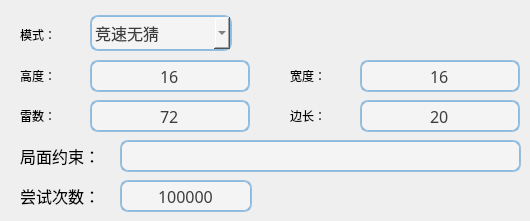
   <widget class="QWidget" name="tab_4">
    <attribute name="title">
     <string>快捷键[4]</string>
    </attribute>
    <widget class="QComboBox" name="comboBox_gamemode4">
     <property name="geometry">
      <rect>
       <x>90</x>
       <y>15</y>
       <width>152</width>
       <height>36</height>
      </rect>
     </property>
     <property name="font">
      <font>
       <family>微软雅黑</family>
       <pointsize>12</pointsize>
      </font>
     </property>
     <property name="styleSheet">
      <string notr="true">border-width: 2px;
border-radius: 8px;
border-style: solid;
border-top-color: qlineargradient(spread:pad, x1:0.5, y1:1, x2:0.5, y2:0, stop:0 #85b7e3, stop:1 #9ec1db);
border-right-color: qlineargradient(spread:pad, x1:0, y1:0, x2:1, y2:0, stop:0 #85b7e3, stop:1 #9ec1db);
border-bottom-color: qlineargradient(spread:pad, x1:0.5, y1:0, x2:0.5, y2:1, stop:0 #85b7e3, stop:1 #9ec1db);
border-left-color: qlineargradient(spread:pad, x1:1, y1:0, x2:0, y2:0, stop:0 #85b7e3, stop:1 #9ec1db);
background-color: #f4f4f4;
width:120px;
height: 32px;
color: #3d3d3d;

</string>
     </property>
     <property name="currentIndex">
      <number>4</number>
     </property>
     <property name="sizeAdjustPolicy">
      <enum>QComboBox::AdjustToContents</enum>
     </property>
     <item>
      <property name="text">
       <string>标准</string>
      </property>
     </item>
     <item>
      <property name="text">
       <string>Win7</string>
      </property>
     </item>
     <item>
      <property name="text">
       <string>强无猜</string>
      </property>
     </item>
     <item>
      <property name="text">
       <string>弱无猜</string>
      </property>
     </item>
     <item>
      <property name="text">
       <string>竞速无猜</string>
      </property>
     </item>
     <item>
      <property name="text">
       <string>准无猜</string>
      </property>
     </item>
     <item>
      <property name="text">
       <string>强可猜</string>
      </property>
     </item>
     <item>
      <property name="text">
       <string>弱可猜</string>
      </property>
     </item>
    </widget>
    <widget class="QSpinBox" name="spinBox_minenum4">
     <property name="geometry">
      <rect>
       <x>90</x>
       <y>100</y>
       <width>160</width>
       <height>32</height>
      </rect>
     </property>
     <property name="font">
      <font>
       <family>微软雅黑</family>
       <pointsize>12</pointsize>
      </font>
     </property>
     <property name="styleSheet">
      <string notr="true">border-width: 2px;
border-radius: 8px;
border-style: solid;
border-top-color: qlineargradient(spread:pad, x1:0.5, y1:1, x2:0.5, y2:0, stop:0 #85b7e3, stop:1 #9ec1db);
border-right-color: qlineargradient(spread:pad, x1:0, y1:0, x2:1, y2:0, stop:0 #85b7e3, stop:1 #9ec1db);
border-bottom-color: qlineargradient(spread:pad, x1:0.5, y1:0, x2:0.5, y2:1, stop:0 #85b7e3, stop:1 #9ec1db);
border-left-color: qlineargradient(spread:pad, x1:1, y1:0, x2:0, y2:0, stop:0 #85b7e3, stop:1 #9ec1db);
background-color: #f4f4f4;
color: #3d3d3d;</string>
     </property>
     <property name="alignment">
      <set>Qt::AlignCenter</set>
     </property>
     <property name="buttonSymbols">
      <enum>QAbstractSpinBox::NoButtons</enum>
     </property>
     <property name="keyboardTracking">
      <bool>true</bool>
     </property>
     <property name="showGroupSeparator" stdset="0">
      <bool>false</bool>
     </property>
     <property name="maximum">
      <number>999</number>
     </property>
     <property name="value">
      <number>72</number>
     </property>
    </widget>
    <widget class="QSpinBox" name="spinBox_attempt_times_limit4">
     <property name="geometry">
      <rect>
       <x>120</x>
       <y>180</y>
       <width>132</width>
       <height>32</height>
      </rect>
     </property>
     <property name="sizePolicy">
      <sizepolicy hsizetype="Minimum" vsizetype="Fixed">
       <horstretch>0</horstretch>
       <verstretch>0</verstretch>
      </sizepolicy>
     </property>
     <property name="font">
      <font>
       <family>微软雅黑</family>
       <pointsize>12</pointsize>
      </font>
     </property>
     <property name="focusPolicy">
      <enum>Qt::ClickFocus</enum>
     </property>
     <property name="styleSheet">
      <string notr="true">border-width: 2px;
border-radius: 8px;
border-style: solid;
border-top-color: qlineargradient(spread:pad, x1:0.5, y1:1, x2:0.5, y2:0, stop:0 #85b7e3, stop:1 #9ec1db);
border-right-color: qlineargradient(spread:pad, x1:0, y1:0, x2:1, y2:0, stop:0 #85b7e3, stop:1 #9ec1db);
border-bottom-color: qlineargradient(spread:pad, x1:0.5, y1:0, x2:0.5, y2:1, stop:0 #85b7e3, stop:1 #9ec1db);
border-left-color: qlineargradient(spread:pad, x1:1, y1:0, x2:0, y2:0, stop:0 #85b7e3, stop:1 #9ec1db);
background-color: #f4f4f4;
color: #3d3d3d;</string>
     </property>
     <property name="frame">
      <bool>true</bool>
     </property>
     <property name="alignment">
      <set>Qt::AlignCenter</set>
     </property>
     <property name="buttonSymbols">
      <enum>QAbstractSpinBox::NoButtons</enum>
     </property>
     <property name="keyboardTracking">
      <bool>true</bool>
     </property>
     <property name="showGroupSeparator" stdset="0">
      <bool>false</bool>
     </property>
     <property name="minimum">
      <number>0</number>
     </property>
     <property name="maximum">
      <number>99999999</number>
     </property>
     <property name="value">
      <number>99999999</number>
     </property>
    </widget>
    <widget class="QLineEdit" name="lineEdit_constraint4">
     <property name="geometry">
      <rect>
       <x>120</x>
       <y>140</y>
       <width>401</width>
       <height>32</height>
      </rect>
     </property>
     <property name="font">
      <font>
       <family>微软雅黑</family>
       <pointsize>12</pointsize>
      </font>
     </property>
     <property name="focusPolicy">
      <enum>Qt::ClickFocus</enum>
     </property>
     <property name="styleSheet">
      <string notr="true">border-width: 2px;
border-radius: 8px;
border-style: solid;
border-top-color: qlineargradient(spread:pad, x1:0.5, y1:1, x2:0.5, y2:0, stop:0 #85b7e3, stop:1 #9ec1db);
border-right-color: qlineargradient(spread:pad, x1:0, y1:0, x2:1, y2:0, stop:0 #85b7e3, stop:1 #9ec1db);
border-bottom-color: qlineargradient(spread:pad, x1:0.5, y1:0, x2:0.5, y2:1, stop:0 #85b7e3, stop:1 #9ec1db);
border-left-color: qlineargradient(spread:pad, x1:1, y1:0, x2:0, y2:0, stop:0 #85b7e3, stop:1 #9ec1db);
background-color: #f4f4f4;
color: #3d3d3d;</string>
     </property>
     <property name="text">
      <string/>
     </property>
     <property name="alignment">
      <set>Qt::AlignCenter</set>
     </property>
    </widget>
    <widget class="QSpinBox" name="spinBox_width4">
     <property name="geometry">
      <rect>
       <x>360</x>
       <y>60</y>
       <width>160</width>
       <height>32</height>
      </rect>
     </property>
     <property name="font">
      <font>
       <family>微软雅黑</family>
       <pointsize>12</pointsize>
      </font>
     </property>
     <property name="styleSheet">
      <string notr="true">border-width: 2px;
border-radius: 8px;
border-style: solid;
border-top-color: qlineargradient(spread:pad, x1:0.5, y1:1, x2:0.5, y2:0, stop:0 #85b7e3, stop:1 #9ec1db);
border-right-color: qlineargradient(spread:pad, x1:0, y1:0, x2:1, y2:0, stop:0 #85b7e3, stop:1 #9ec1db);
border-bottom-color: qlineargradient(spread:pad, x1:0.5, y1:0, x2:0.5, y2:1, stop:0 #85b7e3, stop:1 #9ec1db);
border-left-color: qlineargradient(spread:pad, x1:1, y1:0, x2:0, y2:0, stop:0 #85b7e3, stop:1 #9ec1db);
background-color: #f4f4f4;
color: #3d3d3d;</string>
     </property>
     <property name="alignment">
      <set>Qt::AlignCenter</set>
     </property>
     <property name="buttonSymbols">
      <enum>QAbstractSpinBox::NoButtons</enum>
     </property>
     <property name="keyboardTracking">
      <bool>true</bool>
     </property>
     <property name="showGroupSeparator" stdset="0">
      <bool>false</bool>
     </property>
     <property name="maximum">
      <number>999</number>
     </property>
     <property name="value">
      <number>16</number>
     </property>
    </widget>
    <widget class="QSpinBox" name="spinBox_height4">
     <property name="geometry">
      <rect>
       <x>90</x>
       <y>60</y>
       <width>160</width>
       <height>32</height>
      </rect>
     </property>
     <property name="font">
      <font>
       <family>微软雅黑</family>
       <pointsize>12</pointsize>
      </font>
     </property>
     <property name="styleSheet">
      <string notr="true">border-width: 2px;
border-radius: 8px;
border-style: solid;
border-top-color: qlineargradient(spread:pad, x1:0.5, y1:1, x2:0.5, y2:0, stop:0 #85b7e3, stop:1 #9ec1db);
border-right-color: qlineargradient(spread:pad, x1:0, y1:0, x2:1, y2:0, stop:0 #85b7e3, stop:1 #9ec1db);
border-bottom-color: qlineargradient(spread:pad, x1:0.5, y1:0, x2:0.5, y2:1, stop:0 #85b7e3, stop:1 #9ec1db);
border-left-color: qlineargradient(spread:pad, x1:1, y1:0, x2:0, y2:0, stop:0 #85b7e3, stop:1 #9ec1db);
background-color: #f4f4f4;
color: #3d3d3d;</string>
     </property>
     <property name="alignment">
      <set>Qt::AlignCenter</set>
     </property>
     <property name="buttonSymbols">
      <enum>QAbstractSpinBox::NoButtons</enum>
     </property>
     <property name="keyboardTracking">
      <bool>true</bool>
     </property>
     <property name="showGroupSeparator" stdset="0">
      <bool>false</bool>
     </property>
     <property name="maximum">
      <number>999</number>
     </property>
     <property name="value">
      <number>16</number>
     </property>
    </widget>
    <widget class="QSpinBox" name="spinBox_pixsize4">
     <property name="geometry">
      <rect>
       <x>360</x>
       <y>100</y>
       <width>160</width>
       <height>32</height>
      </rect>
     </property>
     <property name="sizePolicy">
      <sizepolicy hsizetype="Minimum" vsizetype="Fixed">
       <horstretch>0</horstretch>
       <verstretch>0</verstretch>
      </sizepolicy>
     </property>
     <property name="maximumSize">
      <size>
       <width>99999</width>
       <height>16777215</height>
      </size>
     </property>
     <property name="font">
      <font>
       <family>微软雅黑</family>
       <pointsize>12</pointsize>
      </font>
     </property>
     <property name="styleSheet">
      <string notr="true">border-width: 2px;
border-radius: 8px;
border-style: solid;
border-top-color: qlineargradient(spread:pad, x1:0.5, y1:1, x2:0.5, y2:0, stop:0 #85b7e3, stop:1 #9ec1db);
border-right-color: qlineargradient(spread:pad, x1:0, y1:0, x2:1, y2:0, stop:0 #85b7e3, stop:1 #9ec1db);
border-bottom-color: qlineargradient(spread:pad, x1:0.5, y1:0, x2:0.5, y2:1, stop:0 #85b7e3, stop:1 #9ec1db);
border-left-color: qlineargradient(spread:pad, x1:1, y1:0, x2:0, y2:0, stop:0 #85b7e3, stop:1 #9ec1db);
background-color: #f4f4f4;
color: #3d3d3d;</string>
     </property>
     <property name="frame">
      <bool>true</bool>
     </property>
     <property name="alignment">
      <set>Qt::AlignCenter</set>
     </property>
     <property name="buttonSymbols">
      <enum>QAbstractSpinBox::NoButtons</enum>
     </property>
     <property name="keyboardTracking">
      <bool>true</bool>
     </property>
     <property name="showGroupSeparator" stdset="0">
      <bool>false</bool>
     </property>
     <property name="minimum">
      <number>1</number>
     </property>
     <property name="maximum">
      <number>200</number>
     </property>
     <property name="value">
      <number>20</number>
     </property>
    </widget>
    <widget class="QLabel" name="label_gamemode4">
     <property name="geometry">
      <rect>
       <x>20</x>
       <y>15</y>
       <width>61</width>
       <height>39</height>
      </rect>
     </property>
     <property name="styleSheet">
      <string notr="true">font: 12pt &quot;微软雅黑&quot;;</string>
     </property>
     <property name="frameShadow">
      <enum>QFrame::Sunken</enum>
     </property>
     <property name="text">
      <string>模式：</string>
     </property>
    </widget>
    <widget class="QLabel" name="label_constraint4">
     <property name="geometry">
      <rect>
       <x>20</x>
       <y>140</y>
       <width>91</width>
       <height>31</height>
      </rect>
     </property>
     <property name="font">
      <font>
       <family>微软雅黑</family>
       <pointsize>12</pointsize>
      </font>
     </property>
     <property name="text">
      <string>局面约束：</string>
     </property>
     <property name="scaledContents">
      <bool>false</bool>
     </property>
     <property name="wordWrap">
      <bool>false</bool>
     </property>
    </widget>
    <widget class="QLabel" name="label_minenum4">
     <property name="geometry">
      <rect>
       <x>20</x>
       <y>100</y>
       <width>61</width>
       <height>32</height>
      </rect>
     </property>
     <property name="styleSheet">
      <string notr="true">font: 12pt &quot;微软雅黑&quot;;</string>
     </property>
     <property name="text">
      <string>雷数：</string>
     </property>
    </widget>
    <widget class="QLabel" name="label_height4">
     <property name="geometry">
      <rect>
       <x>20</x>
       <y>60</y>
       <width>61</width>
       <height>32</height>
      </rect>
     </property>
     <property name="styleSheet">
      <string notr="true">font: 12pt &quot;微软雅黑&quot;;</string>
     </property>
     <property name="text">
      <string>高度：</string>
     </property>
    </widget>
    <widget class="QLabel" name="label_attempt_times_limit4">
     <property name="geometry">
      <rect>
       <x>20</x>
       <y>180</y>
       <width>91</width>
       <height>31</height>
      </rect>
     </property>
     <property name="font">
      <font>
       <family>微软雅黑</family>
       <pointsize>12</pointsize>
      </font>
     </property>
     <property name="text">
      <string>尝试次数：</string>
     </property>
     <property name="scaledContents">
      <bool>false</bool>
     </property>
     <property name="wordWrap">
      <bool>false</bool>
     </property>
    </widget>
    <widget class="QLabel" name="label_width4">
     <property name="geometry">
      <rect>
       <x>290</x>
       <y>60</y>
       <width>61</width>
       <height>32</height>
      </rect>
     </property>
     <property name="styleSheet">
      <string notr="true">font: 12pt &quot;微软雅黑&quot;;</string>
     </property>
     <property name="text">
      <string>宽度：</string>
     </property>
    </widget>
    <widget class="QLabel" name="label_pixsize4">
     <property name="geometry">
      <rect>
       <x>290</x>
       <y>100</y>
       <width>61</width>
       <height>32</height>
      </rect>
     </property>
     <property name="maximumSize">
      <size>
       <width>140</width>
       <height>16777215</height>
      </size>
     </property>
     <property name="styleSheet">
      <string notr="true">font: 12pt &quot;微软雅黑&quot;;</string>
     </property>
     <property name="text">
      <string>边长：</string>
     </property>
    </widget>
   </widget>
